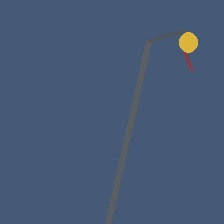
#> input picture dataset/test/broken_streetlight/broken_streetlight_0018.jpg, 224 x 224 px; its folder holds only this picture in this run
$ python train_fallback.py
#> lines starting #> are read from the running program, lines starting #| are printed output that depends on the picture
"""
CivicFix Lightweight Edge / Fallback Classifier Trainer
======================================================
Trains an ultra-fast Scikit-Learn Random Forest on color, texture, and spatial
moments so local CPU development environments can perform instant, accurate
7-class inference without needing GPU drivers or TensorFlow installed.
"""

import os
import json
from pathlib import Path
from PIL import Image
import numpy as np
from sklearn.ensemble import RandomForestClassifier
from sklearn.metrics import classification_report, accuracy_score
import joblib

BASE_DIR = Path(__file__).resolve().parent.parent.parent
DATASET_DIR = BASE_DIR / "dataset"
MODELS_DIR = BASE_DIR / "machine_learning" / "models"
MODELS_DIR.mkdir(parents=True, exist_ok=True)

CLASSES = [
    "broken_streetlight",
    "crack",
    "garbage",
    "manhole",
    "normal",
    "pipeline_leakage",
    "pothole"
]


def extract_features(img_path):
    """Extracts 24 perceptual color, gradient, and spatial moment descriptors."""
    img = Image.open(img_path).convert("RGB").resize((128, 128))
    arr = np.array(img, dtype=np.float32)

    r, g, b = arr[:, :, 0], arr[:, :, 1], arr[:, :, 2]
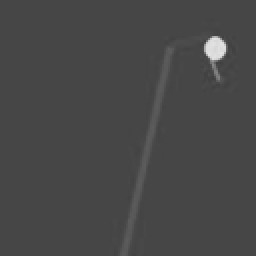
#> r: shape (128, 128) float32 (shown 2 times larger); min 63, max 226, mean 71.5
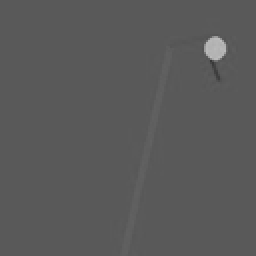
#> g: shape (128, 128) float32 (shown 2 times larger); min 54, max 188, mean 89.7
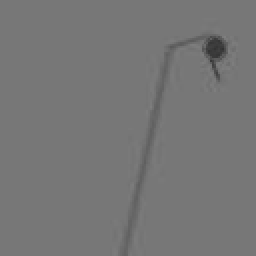
#> b: shape (128, 128) float32 (shown 2 times larger); min 50, max 127, mean 118
    lum = 0.299 * r + 0.587 * g + 0.114 * b

    # 1. Color moments (mean and std for R, G, B)
    mean_r, std_r = np.mean(r), np.std(r)
#> mean_r = 71.49; std_r = 11.71
    mean_g, std_g = np.mean(g), np.std(g)
#> mean_g = 89.69; std_g = 7.04
    mean_b, std_b = np.mean(b), np.std(b)
#> mean_b = 118; std_b = 5.35

    # 2. Luminance & Variance
    mean_lum = np.mean(lum)
#> mean_lum = 87.48
    std_lum = np.std(lum)
#> std_lum = 7.04
    var_total = np.var(arr)
#> var_total = 438.8

    # 3. Color ratios
    rg_ratio = mean_r / (mean_g + 1e-5)
#> rg_ratio = 0.797
    rb_ratio = mean_r / (mean_b + 1e-5)
#> rb_ratio = 0.606
    br_ratio = mean_b / (mean_r + 1e-5)
#> br_ratio = 1.65

    # 4. Spatial center vs border contrast (crater/pothole/manhole)
    center = lum[40:88, 40:88]
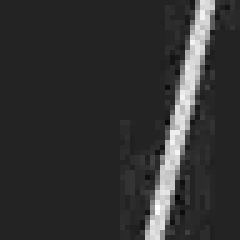
#> center: shape (48, 48) float32 (shown 5 times larger); min 85.29, max 95.59, mean 87.3; drawn with min black and max white
    border = np.concatenate([lum[:25, :].flatten(), lum[-25:, :].flatten(), lum[:, :25].flatten(), lum[:, -25:].flatten()])
#> border = 12800 values, max 183 at index 10306, min 77.14 at index 10352, mean 87.91
    center_contrast = np.mean(border) - np.mean(center)
#> center_contrast = 0.578

    # 5. Top vs bottom contrast (sky vs ground for streetlight)
    top_half = np.mean(lum[:64, :])
#> top_half = 87.99
    bottom_half = np.mean(lum[64:, :])
#> bottom_half = 86.96
    vertical_gradient = top_half - bottom_half
#> vertical_gradient = 1.03

    # 6. High frequency gradients (cracks, clutter, edges)
    dx = np.diff(lum, axis=1)
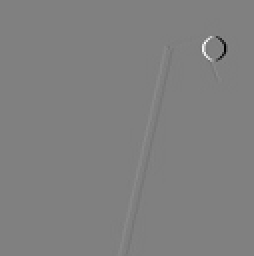
#> dx: shape (128, 127) float32 (shown 2 times larger); min -79.7, max 78.89, mean 0; drawn with min black and max white
    dy = np.diff(lum, axis=0)
    edge_energy = np.mean(np.abs(dx)) + np.mean(np.abs(dy))
#> edge_energy = 0.505

    # 7. Sub-quadrant variations
    q1 = np.mean(lum[:64, :64])
#> q1 = 86.74
    q2 = np.mean(lum[:64, 64:])
#> q2 = 89.25
    q3 = np.mean(lum[64:, :64])
#> q3 = 86.81
    q4 = np.mean(lum[64:, 64:])
#> q4 = 87.12
    quadrant_var = np.var([q1, q2, q3, q4])
#> quadrant_var = 1.07

    features = [
        mean_r, std_r, mean_g, std_g, mean_b, std_b,
        mean_lum, std_lum, var_total,
        rg_ratio, rb_ratio, br_ratio,
        center_contrast, vertical_gradient, edge_energy, quadrant_var,
        q1, q2, q3, q4,
        np.percentile(lum, 10), np.percentile(lum, 90),
        np.std(dx), np.std(dy)
    ]
#> features = [71.49, 11.71, 89.69, 7.04, 118, 5.35, 87.48, 7.04, 438.8, 0.797, 0.606, 1.65, 0.578, 1.03, 0.505, 1.07, 86.74, 89.25, 86.81, 87.12, 86.74, 86.85, 2.83, 2.61]
    return features


def train_edge_classifier():
    print("Extracting features from training split...")
    X_train, y_train = [], []
    for cls in CLASSES:
        cls_dir = DATASET_DIR / "train" / cls
        for f in cls_dir.glob("*.*"):
            try:
                feat = extract_features(f)
#> feat has the same summary as features in extract_features
                X_train.append(feat)
                y_train.append(cls)
            except Exception:
                pass
#> pass 2 of the loop in train_edge_classifier, `for cls in CLASSES:`:
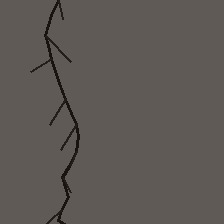
#> input picture dataset/test/crack/crack_0018.jpg, 224 x 224 px
#> in extract_features (call 2), `r, g, b = arr[:, :, 0], arr[:, :, 1], arr[:, :, 2]`:
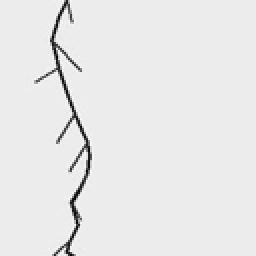
#> g: shape (128, 128) float32 (shown 2 times larger); min 12, max 96, mean 88.7; drawn with min black and max white
#> mean_r = 93.65; std_r = 8.49
#> mean_g = 88.65; std_g = 8.49
#> mean_b = 84.65; std_b = 8.49
#> mean_lum = 89.69
#> std_lum = 8.49
#> var_total = 85.61
#> rg_ratio = 1.06
#> rb_ratio = 1.11
#> br_ratio = 0.904
#> border = 12800 values, max 97.04 at index 6047, min 13.04 at index 2330, mean 90.35
#> center_contrast = 0.78
#> top_half = 89.7
#> bottom_half = 89.69
#> vertical_gradient = 0.00989
#> in extract_features (call 2), `dy = np.diff(lum, axis=0)`:
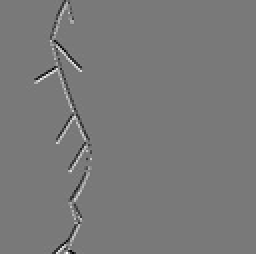
#> dy: shape (127, 128) float32 (shown 2 times larger); min -54, max 59, mean 0; drawn with min black and max white
#> edge_energy = 2.42
#> q1 = 88.35
#> q2 = 91.04
#> q3 = 88.33
#> q4 = 91.04
#> quadrant_var = 1.82
#> features = [93.65, 8.49, 88.65, 8.49, 84.65, 8.49, 89.69, 8.49, 85.61, 1.06, 1.11, 0.904, 0.78, 0.00989, 2.42, 1.82, 88.35, 91.04, 88.33, 91.04, 91.04, 91.04, 8.03, 4.69]
#> in train_edge_classifier, `feat = extract_features(f)`: feat has the same summary as features in extract_features

    print(f"Loaded {len(X_train)} training feature vectors.")

    print("Extracting features from test split...")
    X_test, y_test = [], []
    for cls in CLASSES:
        cls_dir = DATASET_DIR / "test" / cls
        for f in cls_dir.glob("*.*"):
            try:
                feat = extract_features(f)
#> feat = [71.49, 11.71, 89.69, 7.04, 118, 5.35, 87.48, 7.04, 438.8, 0.797, 0.606, 1.65, 0.578, 1.03, 0.505, 1.07, 86.74, 89.25, 86.81, 87.12, 86.74, 86.85, 2.83, 2.61]
                X_test.append(feat)
                y_test.append(cls)
            except Exception:
                pass
#> pass 2 of the loop in train_edge_classifier, `for cls in CLASSES:`:
#> in train_edge_classifier, `feat = extract_features(f)`: feat has the same summary as features in extract_features

    print(f"Loaded {len(X_test)} testing feature vectors.")

    # Train Random Forest Classifier
    rf = RandomForestClassifier(n_estimators=100, max_depth=10, random_state=42)
    rf.fit(X_train, y_train)

    y_pred = rf.predict(X_test)
    acc = accuracy_score(y_test, y_pred)
    print(f"\n[Edge Random Forest] Test Accuracy: {acc*100:.2f}%")
    print(classification_report(y_test, y_pred, zero_division=0))

    # Save model and feature extractor config
    out_model_path = MODELS_DIR / "civicfix_fallback.joblib"
    joblib.dump({"model": rf, "classes": rf.classes_.tolist()}, out_model_path)
    print(f"[Model Saved] {out_model_path}")


if __name__ == "__main__":
    train_edge_classifier()
